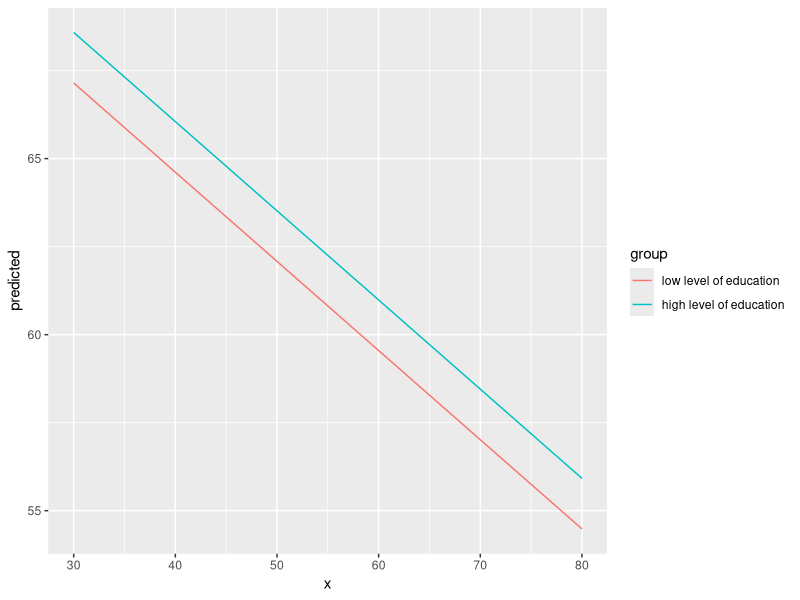
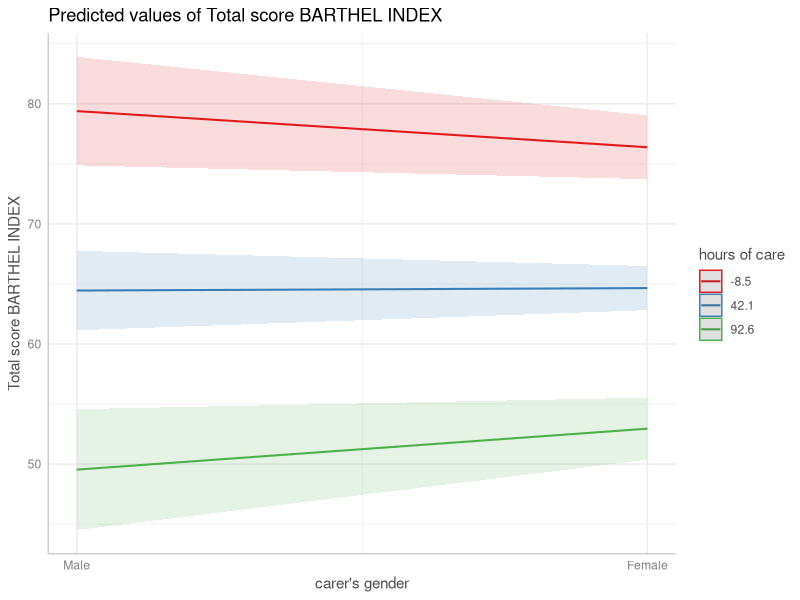
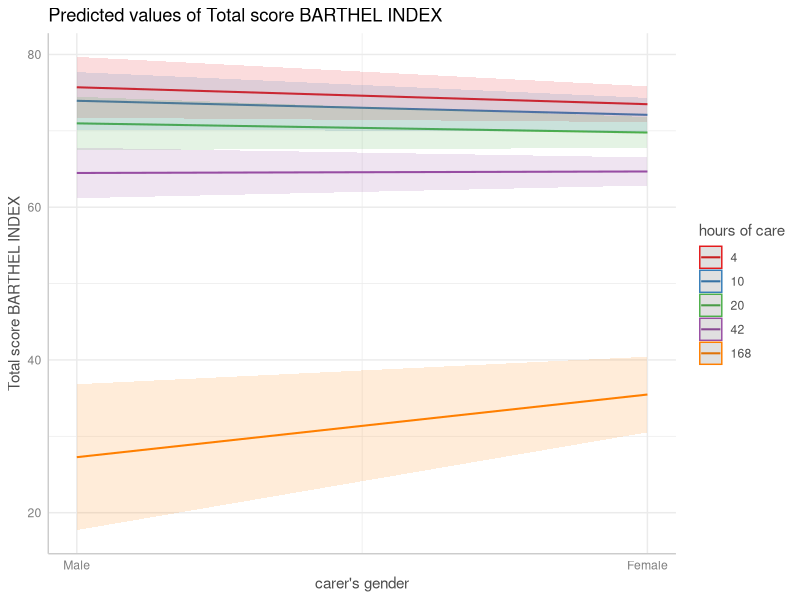

Here is the R script that generated these plots, in order: (Note: this script raises an error after producing the figures.)
## ----set-options, echo = FALSE------------------------------------------------------------------------------------------------------------------------------------------------------------------------------------------------------------------------------------------------------------------------------------------------------------------------------------------------------------------------------------------------------------------------------------------------------------------------------------------------------------------------------------------------------------------------------------------------------------------------------------------------------------------------------------------------------------------------------------------------------------------------------------------------
knitr::opts_chunk$set(collapse = TRUE, comment = "#>", dev = "png", fig.width = 7, fig.height = 4, message = FALSE, warning = FALSE)
options(width = 800)

if (!requireNamespace("ggplot2", quietly = TRUE) ||
    !requireNamespace("lme4", quietly = TRUE) ||
    !requireNamespace("sjlabelled", quietly = TRUE) ||
    !requireNamespace("sjmisc", quietly = TRUE)) {
  knitr::opts_chunk$set(eval = FALSE)
}

## -----------------------------------------------------------------------------------------------------------------------------------------------------------------------------------------------------------------------------------------------------------------------------------------------------------------------------------------------------------------------------------------------------------------------------------------------------------------------------------------------------------------------------------------------------------------------------------------------------------------------------------------------------------------------------------------------------------------------------------------------------------------------------------------------------------------------------
library(ggeffects)
library(ggplot2)
data(efc)
fit <- lm(barthtot ~ c12hour + neg_c_7 + c161sex + c172code, data = efc)

mydf <- ggpredict(fit, terms = c("c12hour [30:80]", "c172code [1,3]"))
mydf
ggplot(mydf, aes(x, predicted, colour = group)) + geom_line()

## -----------------------------------------------------------------------------------------------------------------------------------------------------------------------------------------------------------------------------------------------------------------------------------------------------------------------------------------------------------------------------------------------------------------------------------------------------------------------------------------------------------------------------------------------------------------------------------------------------------------------------------------------------------------------------------------------------------------------------------------------------------------------------------------------------------------------------
data(mtcars)
mpg_model <- lm(mpg ~ log(hp), data = mtcars)

# x-values and predictions based on the full range of the original "hp"-values
ggpredict(mpg_model, "hp")

# x-values and predictions based on "hp"-values ranging from 50 to 150
ggpredict(mpg_model, "hp [50:150]")

## -----------------------------------------------------------------------------------------------------------------------------------------------------------------------------------------------------------------------------------------------------------------------------------------------------------------------------------------------------------------------------------------------------------------------------------------------------------------------------------------------------------------------------------------------------------------------------------------------------------------------------------------------------------------------------------------------------------------------------------------------------------------------------------------------------------------------------
# range for x-values with .5-steps
ggpredict(mpg_model, "hp [50:60 by=.5]")

## -----------------------------------------------------------------------------------------------------------------------------------------------------------------------------------------------------------------------------------------------------------------------------------------------------------------------------------------------------------------------------------------------------------------------------------------------------------------------------------------------------------------------------------------------------------------------------------------------------------------------------------------------------------------------------------------------------------------------------------------------------------------------------------------------------------------------------
data(efc)
# short variable label, for plot
attr(efc$c12hour, "label") <- "hours of care"
fit <- lm(barthtot ~ c12hour * c161sex + neg_c_7, data = efc)

mydf <- ggpredict(fit, terms = c("c161sex", "c12hour [meansd]"))
plot(mydf)

mydf <- ggpredict(fit, terms = c("c161sex", "c12hour [quart]"))
plot(mydf)

## -----------------------------------------------------------------------------------------------------------------------------------------------------------------------------------------------------------------------------------------------------------------------------------------------------------------------------------------------------------------------------------------------------------------------------------------------------------------------------------------------------------------------------------------------------------------------------------------------------------------------------------------------------------------------------------------------------------------------------------------------------------------------------------------------------------------------------
# x-values and predictions based on "hp"-values, multiplied by 2
hp_double <- function(x) 2 * x
ggpredict(mpg_model, "hp [hp_double]")

## -----------------------------------------------------------------------------------------------------------------------------------------------------------------------------------------------------------------------------------------------------------------------------------------------------------------------------------------------------------------------------------------------------------------------------------------------------------------------------------------------------------------------------------------------------------------------------------------------------------------------------------------------------------------------------------------------------------------------------------------------------------------------------------------------------------------------------
val <- c(100, 200, 300)
ggpredict(mpg_model, "hp [val]")

## -----------------------------------------------------------------------------------------------------------------------------------------------------------------------------------------------------------------------------------------------------------------------------------------------------------------------------------------------------------------------------------------------------------------------------------------------------------------------------------------------------------------------------------------------------------------------------------------------------------------------------------------------------------------------------------------------------------------------------------------------------------------------------------------------------------------------------
library(sjmisc)
library(sjlabelled)
library(lme4)
data(efc)

efc$c12hour <- std(efc$c12hour)
efc$e15relat <- as_label(efc$e15relat)

m <- lmer(
  barthtot ~ c12hour + I(c12hour^2) + neg_c_7 + c160age + c172code + (1 | e15relat), 
  data = efc
)

me <- ggpredict(m, terms = "c12hour")
plot(me)

## -----------------------------------------------------------------------------------------------------------------------------------------------------------------------------------------------------------------------------------------------------------------------------------------------------------------------------------------------------------------------------------------------------------------------------------------------------------------------------------------------------------------------------------------------------------------------------------------------------------------------------------------------------------------------------------------------------------------------------------------------------------------------------------------------------------------------------
me <- ggpredict(m, terms = "c12hour [all]")
plot(me)

## -----------------------------------------------------------------------------------------------------------------------------------------------------------------------------------------------------------------------------------------------------------------------------------------------------------------------------------------------------------------------------------------------------------------------------------------------------------------------------------------------------------------------------------------------------------------------------------------------------------------------------------------------------------------------------------------------------------------------------------------------------------------------------------------------------------------------------
me <- ggpredict(m, terms = "c12hour [n=2]")
plot(me)

## -----------------------------------------------------------------------------------------------------------------------------------------------------------------------------------------------------------------------------------------------------------------------------------------------------------------------------------------------------------------------------------------------------------------------------------------------------------------------------------------------------------------------------------------------------------------------------------------------------------------------------------------------------------------------------------------------------------------------------------------------------------------------------------------------------------------------------
me <- ggpredict(m, terms = "c12hour [n=10]")
plot(me)

## -----------------------------------------------------------------------------------------------------------------------------------------------------------------------------------------------------------------------------------------------------------------------------------------------------------------------------------------------------------------------------------------------------------------------------------------------------------------------------------------------------------------------------------------------------------------------------------------------------------------------------------------------------------------------------------------------------------------------------------------------------------------------------------------------------------------------------
data(mtcars)
mpg_model <- lm(mpg ~ log(hp) + disp, data = mtcars)

# "disp" is hold constant at its mean
ggpredict(mpg_model, "hp")

# "disp" is hold constant at value 200
ggpredict(mpg_model, "hp", condition = c(disp = 200))

## -----------------------------------------------------------------------------------------------------------------------------------------------------------------------------------------------------------------------------------------------------------------------------------------------------------------------------------------------------------------------------------------------------------------------------------------------------------------------------------------------------------------------------------------------------------------------------------------------------------------------------------------------------------------------------------------------------------------------------------------------------------------------------------------------------------------------------
library(sjlabelled)
library(lme4)
data(efc)
efc$e15relat <- as_label(efc$e15relat)
m <- lmer(neg_c_7 ~ c12hour + c160age + c161sex + (1 | e15relat), data = efc)
me <- ggpredict(m, terms = "c12hour")
plot(me)

## -----------------------------------------------------------------------------------------------------------------------------------------------------------------------------------------------------------------------------------------------------------------------------------------------------------------------------------------------------------------------------------------------------------------------------------------------------------------------------------------------------------------------------------------------------------------------------------------------------------------------------------------------------------------------------------------------------------------------------------------------------------------------------------------------------------------------------
me <- ggpredict(m, terms = "c12hour", type = "re")
plot(me)

## -----------------------------------------------------------------------------------------------------------------------------------------------------------------------------------------------------------------------------------------------------------------------------------------------------------------------------------------------------------------------------------------------------------------------------------------------------------------------------------------------------------------------------------------------------------------------------------------------------------------------------------------------------------------------------------------------------------------------------------------------------------------------------------------------------------------------------
me <- ggpredict(m, terms = c("c12hour", "e15relat"), type = "re")
plot(me)

## -----------------------------------------------------------------------------------------------------------------------------------------------------------------------------------------------------------------------------------------------------------------------------------------------------------------------------------------------------------------------------------------------------------------------------------------------------------------------------------------------------------------------------------------------------------------------------------------------------------------------------------------------------------------------------------------------------------------------------------------------------------------------------------------------------------------------------
me <- ggpredict(m, terms = c("c12hour", "e15relat [child,sibling]"), type = "re")
plot(me)

## -----------------------------------------------------------------------------------------------------------------------------------------------------------------------------------------------------------------------------------------------------------------------------------------------------------------------------------------------------------------------------------------------------------------------------------------------------------------------------------------------------------------------------------------------------------------------------------------------------------------------------------------------------------------------------------------------------------------------------------------------------------------------------------------------------------------------------
data("sleepstudy")
m <- lmer(Reaction ~ Days + (1 + Days | Subject), data = sleepstudy)
me <- ggpredict(m, terms = c("Days", "Subject [sample=8]"), type = "re")
plot(me)
